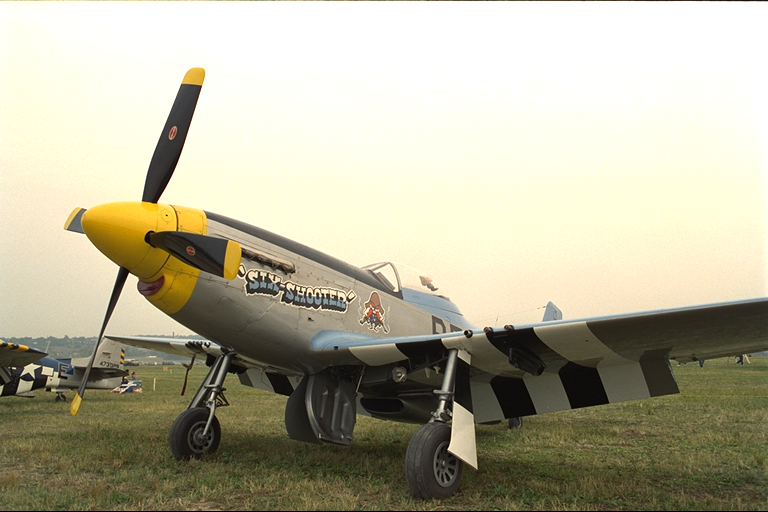
#> input picture assignment_2/q3/ques_3_kodak_input_image.png, 768 x 512 px
$ python ques3.py
#> lines starting #> are read from the running program, lines starting #| are printed output that depends on the picture; long printed decimals are rounded
import numpy as np
import matplotlib.pyplot as plt
from PIL import Image
import math
import os


os.makedirs('output_images_ques3', exist_ok=True)


input_img_address = 'ques_3_kodak_input_image.png'
img = Image.open(input_img_address).convert('L')
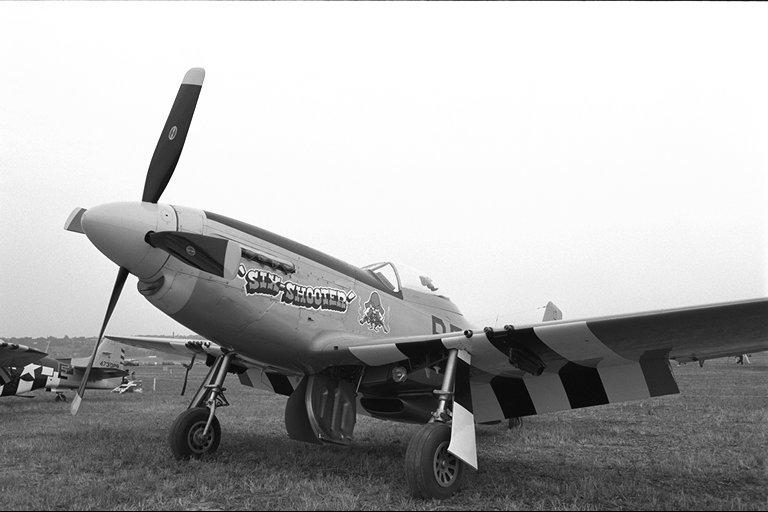
#> img: PIL image 768x512 L; min 0, max 255, mean 175.1
img = np.asarray(img)
h,w= img.shape
#> h = 512; w = 768

psnr = 20
# psnr is 10 * log (base 10 )(max range value / variance i.e. sigma sq )

def get_variance_from_psnr(psnr,max_val):
    return (max_val**2) / (10**(psnr/10))

max_val = 255
sigma_sq = get_variance_from_psnr(psnr,255)
sigma = sigma_sq ** (0.5)

zer_error_handler = 1e-9

def add_gaussian_noise(img_arr, sigma, mean=0):
#> called with sigma = 25.5, mean = 0
    shape = img_arr.shape
#> shape = (512, 768)
    total = np.zeros(shape)

    # each is uniform in [0,1), mean 0.5, var 1/12
    for i in range(12):
        total += np.random.rand(*shape)
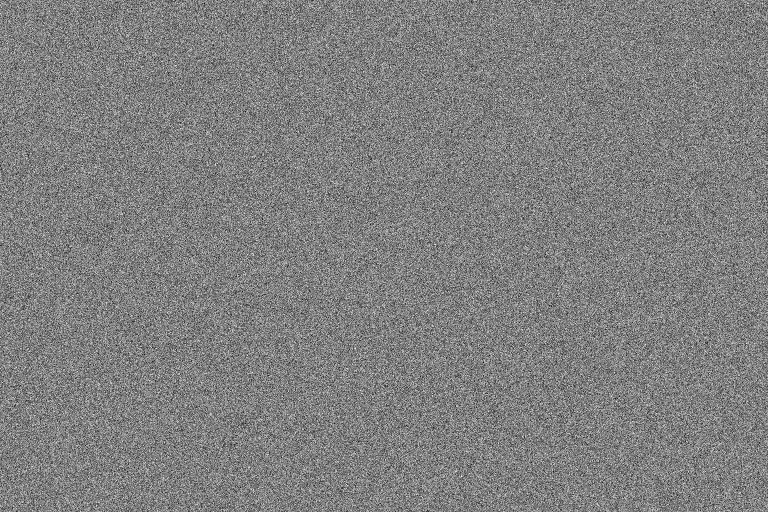
#> total: shape (512, 768) float64; min 1.68, max 10.27, mean 6; drawn with min black and max white

    z = total - 6
    # sum of 12 uniforms has mean 6, so subtracting to center at 0
    # variance of sum = 12 * (1/12) = 1, so z is N(0,1)

    noise = mean + sigma * z
    return noise

img_noise = add_gaussian_noise(img,sigma)
a = img_noise-img
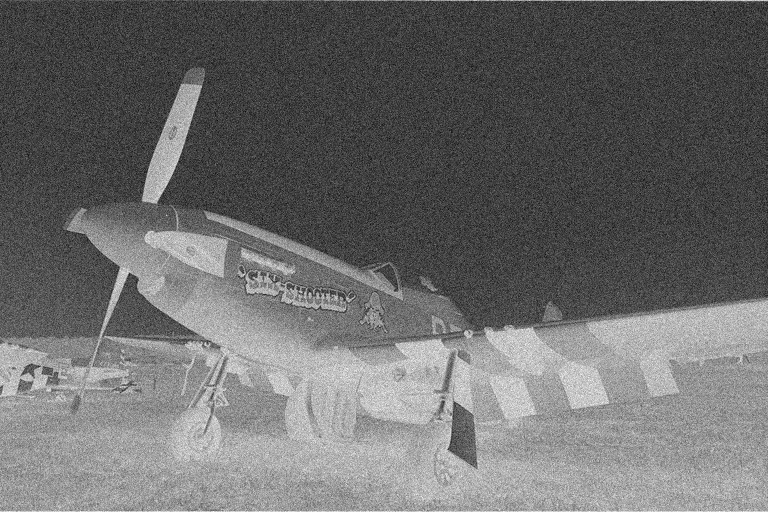
#> a: shape (512, 768) float64; min -365, max 84.3, mean -175.1; drawn with min black and max white
b = -1*img_noise + img
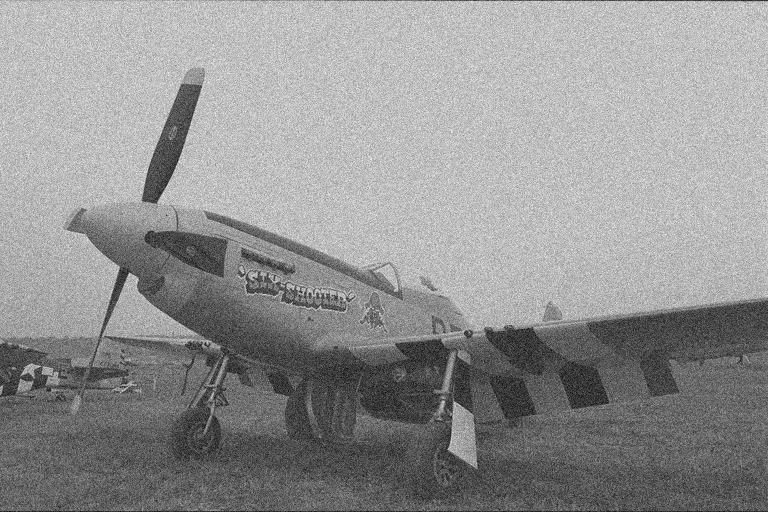
#> b: shape (512, 768) float64; min -84.3, max 365, mean 175.1; drawn with min black and max white

test = add_gaussian_noise(np.zeros(200000), sigma=1)
print(test.mean(), test.var())
plt.hist(test, bins=100, density=True)
plt.savefig('output_images_ques3/Histogram_of_Gaussian_noise_added.png',dpi=150,bbox_inches='tight')
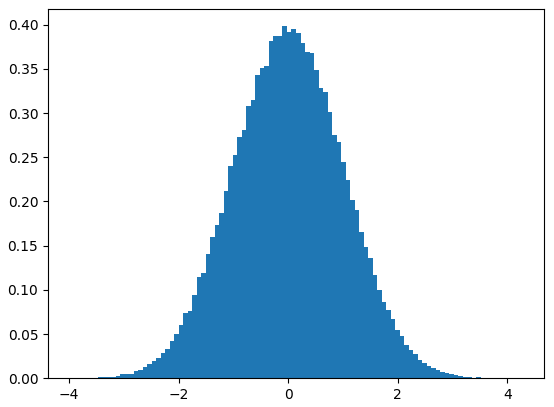
#> figure drawn by matplotlib, 1 panel; tallest bar 0.398 high, from x = -0.106 to -0.0234
plt.show()

fig,axes = plt.subplots(2,2, figsize = (10,10))
axes[0,0].imshow(img,cmap='gray')
axes[0,0].set_title('input image')

axes[0,1].imshow(img_noise,cmap='gray')
axes[0,1].set_title('noise image')

axes[1,0].imshow(img+img_noise,cmap='gray')
axes[1,0].set_title('noise added to image')

axes[1,1].imshow(a,cmap='gray')
axes[1,1].set_title('noise minus image')
plt.savefig('output_images_ques3/Input_Image_and_noise_and_their_combination_sum_and_difference.png',dpi=150,bbox_inches='tight')
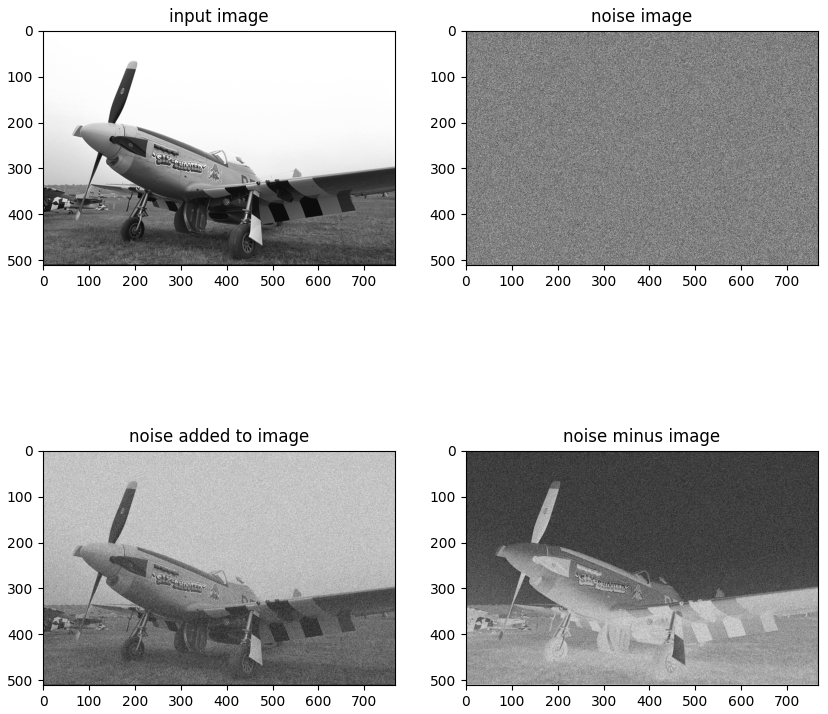
#> figure drawn by matplotlib, 4 panels
plt.show()

img_g = img + img_noise
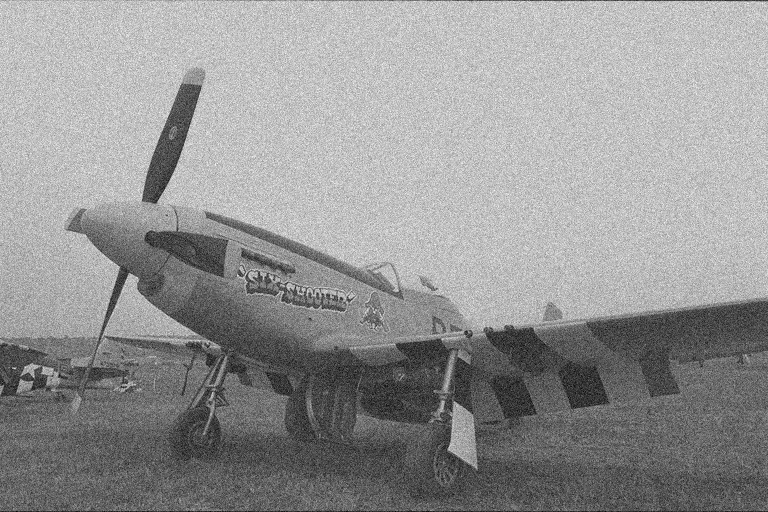
#> img_g: shape (512, 768) float64; min -81.61, max 357.1, mean 175.1; drawn with min black and max white

def psnr_of_image(noisy_img, img_f,max_val = 255):
#> called with max_val = 255
    mse = np.mean((noisy_img - img_f)**2)
#> mse = 652.5
    return 10*np.log10(max_val*max_val/(mse ))

def estimate_var_patch(g, y0, y1, x0, x1):
    patch = g[y0:y1, x0:x1]
    return np.var(patch)

print(psnr_of_image(img_g,img))
#| 19.985

est_var_by_patch = 0
n_count = int(input('enter no of patches to check -->  '))
#> the answer given: 3
i = 0
while( n_count > i ):
    fig = plt.figure()
    plt.imshow(img_g,cmap='gray')
    plt.title(f"Click 2 corners of a flat patch ({i+1}/{n_count})")
#> (the run stopped early here; a loop or call above may not have finished)
